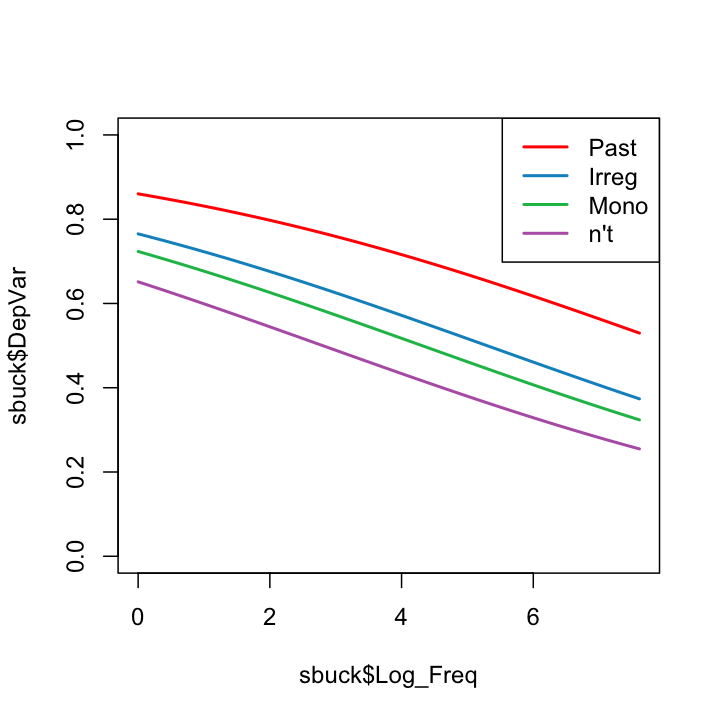

Generate this figure with R:
pred<-expand.grid(Log_Freq = seq(min(sbuck$Log_Freq),max(sbuck$Log_Freq),length = 50),Gram = levels(sbuck$Gram))
pred$fit<-predict(bmod1,newdata = pred,type = "response")

plot(sbuck$Log_Freq,sbuck$DepVar, type = "n")
library(RColorBrewer)
gpal <- brewer.pal(4,"Set1")
gs<-levels(pred$Gram)

for(i in 1:4){
	g<-gs[i]
	gpred<- subset(pred,Gram == g)
	lines(gpred$Log_Freq,gpred$fit,col = gpal[i],lwd = 2)
}
legend("topright",legend = gs,col = gpal,lwd = 2)
